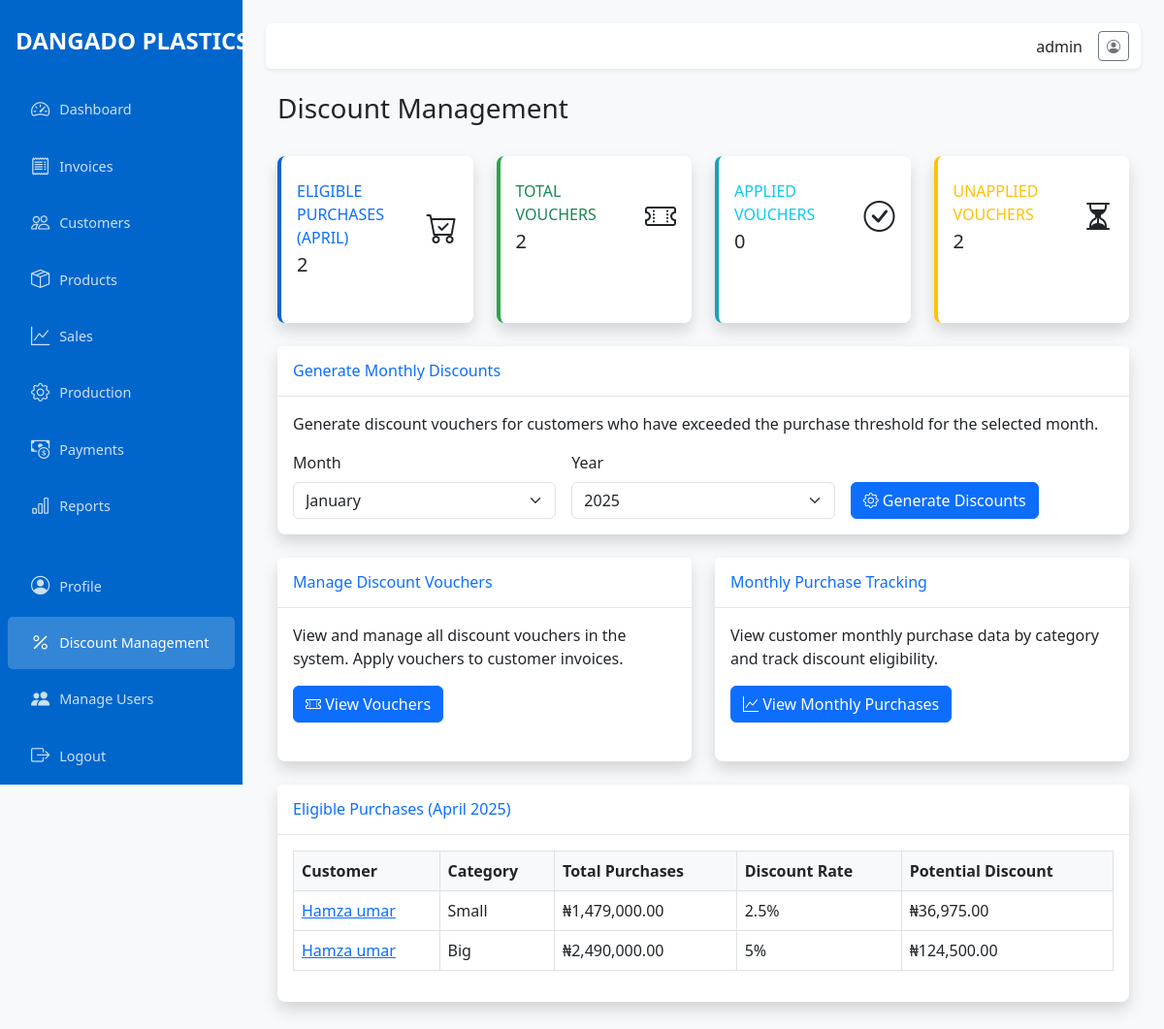
Screenshot of /discounts (signed in) with the database file from the repository.
### app/models.py (models this page shows, shortened)
class User(UserMixin, db.Model):
    id = db.Column(db.Integer, primary_key=True)
    username = db.Column(db.String(64), unique=True, nullable=False)
    email = db.Column(db.String(120), unique=True, nullable=False)
    password_hash = db.Column(db.String(128), nullable=False)
    is_admin = db.Column(db.Boolean, default=False)
    created_at = db.Column(db.DateTime, default=datetime.utcnow)

class MonthlyPurchase(db.Model):
    id = db.Column(db.Integer, primary_key=True)
    customer_id = db.Column(db.Integer, db.ForeignKey('customer.id'), nullable=False)
    year = db.Column(db.Integer, nullable=False)
    month = db.Column(db.Integer, nullable=False)
    category = db.Column(db.String(50), nullable=False)  # 'Big' or 'Small'
    total_amount = db.Column(db.Float, default=0.0)
    created_at = db.Column(db.DateTime, default=datetime.now)
    updated_at = db.Column(db.DateTime, default=datetime.now, onupdate=datetime.now)
    customer = db.relationship('Customer', backref=db.backref('monthly_purchases', lazy='dynamic'))
    __table_args__ = (
        db.UniqueConstraint('customer_id', 'year', 'month', 'category', name='unique_monthly_purchase'),
    )

class Customer(db.Model):
    id = db.Column(db.Integer, primary_key=True)
    name = db.Column(db.String(100), nullable=False)
    contact = db.Column(db.String(100))
    total_sales = db.Column(db.Float, default=0)
    created_at = db.Column(db.DateTime, default=datetime.utcnow)
    updated_at = db.Column(db.DateTime, default=datetime.utcnow, onupdate=datetime.utcnow)
    invoices = db.relationship('Invoice', backref='customer', lazy=True)
    sales = db.relationship('Sale', backref='customer', lazy=True)

### app/routes/discounts.py (the view)
@discounts.route('/discounts')
@login_required
def index():
    if not current_user.is_admin:
        flash('You do not have permission to access this page.', 'danger')
        return redirect(url_for('dashboard.index'))
    total_vouchers = DiscountVoucher.query.count()
    applied_vouchers = DiscountVoucher.query.filter_by(is_applied=True).count()
    unapplied_vouchers = total_vouchers - applied_vouchers
    now = datetime.now()
    current_year = now.year
    current_month = now.month
    eligible_purchases = MonthlyPurchase.query.filter(
        MonthlyPurchase.year == current_year,
        MonthlyPurchase.month == current_month,
        MonthlyPurchase.total_amount >= 1000000
    ).all()
    return render_template('discounts/index.html',
                          total_vouchers=total_vouchers,
                          applied_vouchers=applied_vouchers,
                          unapplied_vouchers=unapplied_vouchers,
                          eligible_purchases=eligible_purchases,
                          current_month=calendar.month_name[current_month],
                          current_year=current_year,
                          calendar=calendar,  # Pass the calendar module to the template
                          now=datetime.now())

### app/templates/discounts/index.html (shortened to what this page needs)
{% extends 'layout.html' %}
{% block content %}
<div class="container-fluid">
    <div class="d-flex justify-content-between align-items-center mb-4">
        <h1 class="h3">Discount Management</h1>
    </div>
    <div class="row">
        <div class="col-xl-3 col-md-6 mb-4">
            <div class="card border-left-primary shadow h-100 py-2">
                <div class="card-body">
                    <div class="row no-gutters align-items-center">
                        <div class="col mr-2">
                            <div class="text-xs font-weight-bold text-primary text-uppercase mb-1">
                                Eligible Purchases ({{ current_month }})
                            </div>
                            <div class="h5 mb-0 font-weight-bold text-gray-800">{{ eligible_purchases|length }}</div>
                        </div>
                        <div class="col-auto">
                            <i class="bi bi-cart-check fs-2 text-gray-300"></i>
                        </div>
                    </div>
                </div>
            </div>
        </div>
        <div class="col-xl-3 col-md-6 mb-4">
            <div class="card border-left-success shadow h-100 py-2">
                <div class="card-body">
                    <div class="row no-gutters align-items-center">
                        <div class="col mr-2">
                            <div class="text-xs font-weight-bold text-success text-uppercase mb-1">
                                Total Vouchers
                            </div>
                            <div class="h5 mb-0 font-weight-bold text-gray-800">{{ total_vouchers }}</div>
                        </div>
                        <div class="col-auto">
                            <i class="bi bi-ticket-perforated fs-2 text-gray-300"></i>
                        </div>
                    </div>
                </div>
            </div>
        </div>
        <div class="col-xl-3 col-md-6 mb-4">
            <div class="card border-left-info shadow h-100 py-2">
                <div class="card-body">
                    <div class="row no-gutters align-items-center">
                        <div class="col mr-2">
                            <div class="text-xs font-weight-bold text-info text-uppercase mb-1">
                                Applied Vouchers
                            </div>
                            <div class="h5 mb-0 font-weight-bold text-gray-800">{{ applied_vouchers }}</div>
                        </div>
                        <div class="col-auto">
                            <i class="bi bi-check-circle fs-2 text-gray-300"></i>
                        </div>
                    </div>
                </div>
            </div>
        </div>
        <div class="col-xl-3 col-md-6 mb-4">
            <div class="card border-left-warning shadow h-100 py-2">
                <div class="card-body">
                    <div class="row no-gutters align-items-center">
                        <div class="col mr-2">
                            <div class="text-xs font-weight-bold text-warning text-uppercase mb-1">
                                Unapplied Vouchers
                            </div>
                            <div class="h5 mb-0 font-weight-bold text-gray-800">{{ unapplied_vouchers }}</div>
                        </div>
                        <div class="col-auto">
                            <i class="bi bi-hourglass-split fs-2 text-gray-300"></i>
                        </div>
                    </div>
                </div>
            </div>
        </div>
    </div>
    <div class="card shadow mb-4">
        <div class="card-header py-3">
            <h6 class="m-0 font-weight-bold text-primary">Generate Monthly Discounts</h6>
        </div>
        <div class="card-body">
            <p>Generate discount vouchers for customers who have exceeded the purchase threshold for the selected month.</p>
            <form method="POST" action="{{ url_for('discounts.generate') }}" class="row g-3 align-items-end">
                <div class="col-md-4">
                    <label for="month" class="form-label">Month</label>
                    <select class="form-select" id="month" name="month">
                        {% for i in range(1, 13) %}
                        <option value="{{ i }}" {% if i == current_month %}selected{% endif %}>
                            {{ calendar.month_name[i] }}
                        </option>
                        {% endfor %}
                    </select>
                </div>
                <div class="col-md-4">
                    <label for="year" class="form-label">Year</label>
                    <select class="form-select" id="year" name="year">
                        {% for y in range(current_year-1, current_year+1) %}
                        <option value="{{ y }}" {% if y == current_year %}selected{% endif %}>
                            {{ y }}
                        </option>
                        {% endfor %}
                    </select>
                </div>
                <div class="col-md-4">
                    <button type="submit" class="btn btn-primary">
                        <i class="bi bi-gear"></i> Generate Discounts
                    </button>
                </div>
            </form>
        </div>
    </div>
    <div class="row">
        <div class="col-lg-6 mb-4">
            <div class="card shadow h-100">
                <div class="card-header py-3">
                    <h6 class="m-0 font-weight-bold text-primary">Manage Discount Vouchers</h6>
                </div>
                <div class="card-body">
                    <p>View and manage all discount vouchers in the system. Apply vouchers to customer invoices.</p>
                    <a href="{{ url_for('discounts.vouchers') }}" class="btn btn-primary">
                        <i class="bi bi-ticket-perforated"></i> View Vouchers
                    </a>
                </div>
            </div>
        </div>
        <div class="col-lg-6 mb-4">
            <div class="card shadow h-100">
                <div class="card-header py-3">
                    <h6 class="m-0 font-weight-bold text-primary">Monthly Purchase Tracking</h6>
                </div>
                <div class="card-body">
                    <p>View customer monthly purchase data by category and track discount eligibility.</p>
                    <a href="{{ url_for('discounts.monthly_purchases') }}" class="btn btn-primary">
                        <i class="bi bi-graph-up"></i> View Monthly Purchases
                    </a>
                </div>
            </div>
        </div>
    </div>
    <div class="card shadow mb-4">
        <div class="card-header py-3">
            <h6 class="m-0 font-weight-bold text-primary">Eligible Purchases ({{ current_month }} {{ current_year }})</h6>
        </div>
        <div class="card-body">
            {% if eligible_purchases %}
            <div class="table-responsive">
                <table class="table table-bordered" width="100%" cellspacing="0">
                    <thead>
                        <tr>
                            <th>Customer</th>
                            <th>Category</th>
                            <th>Total Purchases</th>
                            <th>Discount Rate</th>
                            <th>Potential Discount</th>
                        </tr>
                    </thead>
                    <tbody>
                        {% for purchase in eligible_purchases %}
                        <tr>
                            <td>
                                <a href="{{ url_for('discounts.customer_discounts', id=purchase.customer.id) }}">
                                    {{ purchase.customer.name }}
                                </a>
                            </td>
                            <td>{{ purchase.category }}</td>
                            <td>₦{{ "{:,.2f}".format(purchase.total_amount) }}</td>
                            <td>{{ "5%" if purchase.category == "Big" else "2.5%" }}</td>
                            <td>
                                {% if purchase.category == "Big" %}
                                ₦{{ "{:,.2f}".format(purchase.total_amount * 0.05) }}
                                {% else %}
                                ₦{{ "{:,.2f}".format(purchase.total_amount * 0.025) }}
                                {% endif %}
                            </td>
                        </tr>
                        {% endfor %}
                    </tbody>
                </table>
            </div>
            {% else %}
            <p class="text-center">No eligible purchases found for {{ current_month }} {{ current_year }}.</p>
            {% endif %}
        </div>
    </div>
</div>
{% endblock %}

### app/templates/layout.html (shortened to what this page needs)
<!DOCTYPE html>
<html lang="en">
<head>
    <link href="https://cdn.jsdelivr.net/npm/bootstrap@5.3.0-alpha1/dist/css/bootstrap.min.css" rel="stylesheet">
    <link href="https://cdn.jsdelivr.net/npm/bootstrap-icons@1.11.0/font/bootstrap-icons.css" rel="stylesheet">
</head>
<body>
    <div class="wrapper">
        <nav id="sidebar" class="sidebar">
            <div class="sidebar-header">
                <div class="navbar-brand">DANGADO PLASTICS</div>
            </div>
            <ul class="nav flex-column">
                <li class="nav-item">
                    <a href="{{ url_for('dashboard.index') }}" class="nav-link {% if request.endpoint == 'dashboard.index' %}active{% endif %}">
                        <i class="bi bi-speedometer2"></i> Dashboard
                    </a>
                </li>
                <li class="nav-item">
                    <a href="{{ url_for('invoices.index') }}" class="nav-link {% if 'invoices' in request.endpoint %}active{% endif %}">
                        <i class="bi bi-receipt"></i> Invoices
                    </a>
                </li>
                <li class="nav-item">
                    <a href="{{ url_for('customers.index') }}" class="nav-link {% if 'customers' in request.endpoint %}active{% endif %}">
                        <i class="bi bi-people"></i> Customers
                    </a>
                </li>
                <li class="nav-item">
                    <a href="{{ url_for('products.index') }}" class="nav-link {% if 'products' in request.endpoint %}active{% endif %}">
                        <i class="bi bi-box-seam"></i> Products
                    </a>
                </li>
                <li class="nav-item">
                    <a href="{{ url_for('sales.index') }}" class="nav-link {% if 'sales' in request.endpoint %}active{% endif %}">
                        <i class="bi bi-graph-up"></i> Sales
                    </a>
                </li>
                <li class="nav-item">
                    <a href="{{ url_for('production.index') }}" class="nav-link {% if 'production' in request.endpoint %}active{% endif %}">
                        <i class="bi bi-gear"></i> Production
                    </a>
                </li>
                <li class="nav-item">
                    <a href="{{ url_for('payments.index') }}" class="nav-link {% if 'payments' in request.endpoint %}active{% endif %}">
                        <i class="bi bi-cash-coin"></i> Payments
                    </a>
                </li>
                <li class="nav-item">
                    <a href="{{ url_for('reports.index') }}" class="nav-link {% if 'reports' in request.endpoint %}active{% endif %}">
                        <i class="bi bi-bar-chart"></i> Reports
                    </a>
                </li>
                <li class="nav-item mt-4">
                    <a href="{{ url_for('auth.profile') }}" class="nav-link {% if request.endpoint == 'auth.profile' %}active{% endif %}">
                        <i class="bi bi-person-circle"></i> Profile
                    </a>
                </li>
                {% if current_user.is_admin %}
                <li class="nav-item">
                    <a href="{{ url_for('discounts.index') }}" class="nav-link {% if 'discounts' in request.endpoint %}active{% endif %}">
                        <i class="bi bi-percent"></i> Discount Management
                    </a>
                </li>
                {% endif %}
                {% if current_user.is_admin %}
                <li class="nav-item">
                    <a href="{{ url_for('auth.user_list') }}" class="nav-link {% if request.endpoint == 'auth.user_list' %}active{% endif %}">
                        <i class="bi bi-people-fill"></i> Manage Users
                    </a>
                </li>
                {% endif %}
                <li class="nav-item">
                    <a href="{{ url_for('auth.logout') }}" class="nav-link">
                        <i class="bi bi-box-arrow-right"></i> Logout
                    </a>
                </li>
            </ul>
        </nav>
        <div class="main-content">
            <nav class="navbar navbar-expand-lg navbar-light bg-white shadow-sm mb-4 rounded">
                <div class="container-fluid">
                    <div class="ms-auto d-flex align-items-center">
                        <div class="me-3">
                            {{ current_user.username }}
                        </div>
                        <a href="{{ url_for('auth.profile') }}" class="btn btn-outline-secondary btn-sm">
                            <i class="bi bi-person-circle"></i>
                        </a>
                    </div>
                </div>
            </nav>
            {% block content %}{% endblock %}
        </div>
    </div>
</body>
</html>

### rows the page displays
User: username "admin"
MonthlyPurchase: customer.name "Hamza umar", category "Small", total_amount "1,479,000.00", category "2.5%", purchase.total_amount*0.025 "36,975.00"
MonthlyPurchase: customer.name "Hamza umar", category "Big", total_amount "2,490,000.00", category "5%", purchase.total_amount*0.05 "124,500.00"

### other values shown
{{ current_month }} "APRIL"
{{ eligible_purchases|length }} "2"
{{ total_vouchers }} "2"
{{ applied_vouchers }} "0"
{{ unapplied_vouchers }} "2"
{{ current_month }} "April"
form field month "January"
form field year "2025"
